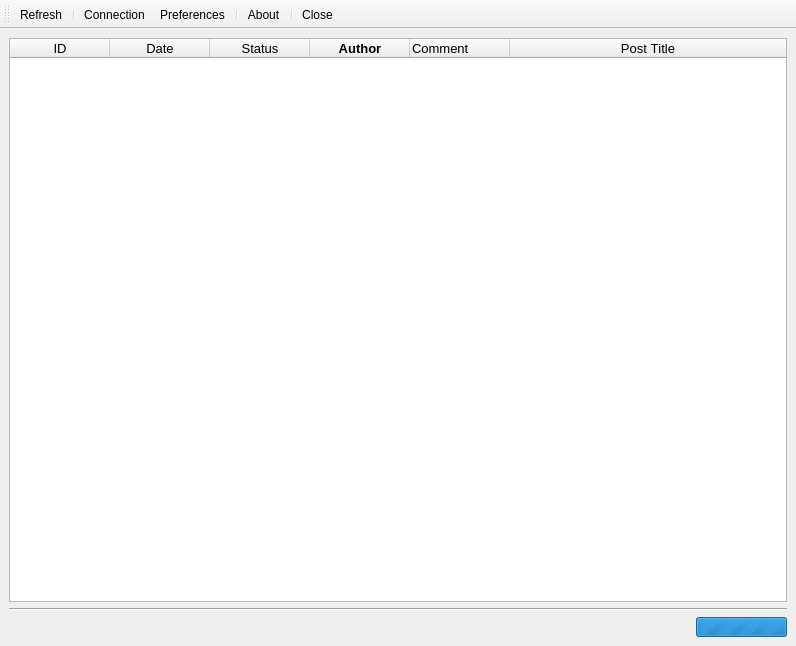
<?xml version="1.0" encoding="UTF-8"?>
<ui version="4.0">
 <class>mainWindow</class>
 <widget class="QMainWindow" name="mainWindow">
  <property name="enabled">
   <bool>true</bool>
  </property>
  <property name="geometry">
   <rect>
    <x>0</x>
    <y>0</y>
    <width>796</width>
    <height>646</height>
   </rect>
  </property>
  <property name="acceptDrops">
   <bool>false</bool>
  </property>
  <property name="windowTitle">
   <string>WordPress Comments Manager</string>
  </property>
  <property name="autoFillBackground">
   <bool>false</bool>
  </property>
  <widget class="QWidget" name="centralwidget">
   <layout class="QVBoxLayout" name="verticalLayout">
    <item>
     <widget class="QTableWidget" name="tblComments">
      <property name="enabled">
       <bool>true</bool>
      </property>
      <property name="sizePolicy">
       <sizepolicy hsizetype="Expanding" vsizetype="Expanding">
        <horstretch>0</horstretch>
        <verstretch>0</verstretch>
       </sizepolicy>
      </property>
      <property name="font">
       <font>
        <family>Arial</family>
        <pointsize>10</pointsize>
        <kerning>false</kerning>
       </font>
      </property>
      <property name="cursor" stdset="0">
       <cursorShape>PointingHandCursor</cursorShape>
      </property>
      <property name="toolTip">
       <string extracomment="Double-click to edit selected comment."/>
      </property>
      <property name="autoFillBackground">
       <bool>false</bool>
      </property>
      <property name="frameShape">
       <enum>QFrame::StyledPanel</enum>
      </property>
      <property name="frameShadow">
       <enum>QFrame::Sunken</enum>
      </property>
      <property name="lineWidth">
       <number>1</number>
      </property>
      <property name="midLineWidth">
       <number>0</number>
      </property>
      <property name="autoScroll">
       <bool>true</bool>
      </property>
      <property name="editTriggers">
       <set>QAbstractItemView::NoEditTriggers</set>
      </property>
      <property name="tabKeyNavigation">
       <bool>false</bool>
      </property>
      <property name="alternatingRowColors">
       <bool>true</bool>
      </property>
      <property name="selectionBehavior">
       <enum>QAbstractItemView::SelectRows</enum>
      </property>
      <property name="showGrid">
       <bool>true</bool>
      </property>
      <property name="gridStyle">
       <enum>Qt::NoPen</enum>
      </property>
      <property name="sortingEnabled">
       <bool>true</bool>
      </property>
      <property name="rowCount">
       <number>0</number>
      </property>
      <property name="columnCount">
       <number>6</number>
      </property>
      <attribute name="horizontalHeaderVisible">
       <bool>true</bool>
      </attribute>
      <attribute name="horizontalHeaderCascadingSectionResizes">
       <bool>true</bool>
      </attribute>
      <attribute name="horizontalHeaderDefaultSectionSize">
       <number>100</number>
      </attribute>
      <attribute name="horizontalHeaderHighlightSections">
       <bool>true</bool>
      </attribute>
      <attribute name="horizontalHeaderStretchLastSection">
       <bool>true</bool>
      </attribute>
      <attribute name="verticalHeaderVisible">
       <bool>false</bool>
      </attribute>
      <attribute name="verticalHeaderShowSortIndicator" stdset="0">
       <bool>true</bool>
      </attribute>
      <attribute name="verticalHeaderStretchLastSection">
       <bool>false</bool>
      </attribute>
      <attribute name="verticalHeaderVisible">
       <bool>false</bool>
      </attribute>
      <attribute name="horizontalHeaderStretchLastSection">
       <bool>true</bool>
      </attribute>
      <attribute name="horizontalHeaderCascadingSectionResizes">
       <bool>true</bool>
      </attribute>
      <attribute name="horizontalHeaderVisible">
       <bool>true</bool>
      </attribute>
      <attribute name="verticalHeaderShowSortIndicator" stdset="0">
       <bool>true</bool>
      </attribute>
      <attribute name="horizontalHeaderHighlightSections">
       <bool>true</bool>
      </attribute>
      <attribute name="verticalHeaderStretchLastSection">
       <bool>false</bool>
      </attribute>
      <attribute name="horizontalHeaderDefaultSectionSize">
       <number>100</number>
      </attribute>
      <column>
       <property name="text">
        <string>ID</string>
       </property>
      </column>
      <column>
       <property name="text">
        <string>Date</string>
       </property>
      </column>
      <column>
       <property name="text">
        <string>Status</string>
       </property>
      </column>
      <column>
       <property name="text">
        <string>Author</string>
       </property>
       <property name="toolTip">
        <string extracomment="Double-click to edit selected comment."/>
       </property>
       <property name="font">
        <font>
         <weight>75</weight>
         <bold>true</bold>
        </font>
       </property>
      </column>
      <column>
       <property name="text">
        <string>Comment</string>
       </property>
       <property name="textAlignment">
        <set>AlignLeft|AlignVCenter</set>
       </property>
      </column>
      <column>
       <property name="text">
        <string>Post Title</string>
       </property>
      </column>
     </widget>
    </item>
    <item>
     <layout class="QVBoxLayout" name="verticalLayout_2">
      <item>
       <widget class="Line" name="line">
        <property name="orientation">
         <enum>Qt::Horizontal</enum>
        </property>
       </widget>
      </item>
     </layout>
    </item>
    <item>
     <layout class="QHBoxLayout" name="horizontalLayout">
      <property name="spacing">
       <number>6</number>
      </property>
      <item>
       <widget class="QLabel" name="statusLabel">
        <property name="text">
         <string/>
        </property>
       </widget>
      </item>
      <item>
       <spacer name="horizontalSpacer">
        <property name="orientation">
         <enum>Qt::Horizontal</enum>
        </property>
        <property name="sizeHint" stdset="0">
         <size>
          <width>40</width>
          <height>20</height>
         </size>
        </property>
       </spacer>
      </item>
      <item>
       <widget class="QProgressBar" name="progressBar">
        <property name="enabled">
         <bool>true</bool>
        </property>
        <property name="sizePolicy">
         <sizepolicy hsizetype="Fixed" vsizetype="Ignored">
          <horstretch>0</horstretch>
          <verstretch>0</verstretch>
         </sizepolicy>
        </property>
        <property name="mouseTracking">
         <bool>false</bool>
        </property>
        <property name="autoFillBackground">
         <bool>false</bool>
        </property>
        <property name="maximum">
         <number>0</number>
        </property>
        <property name="value">
         <number>-1</number>
        </property>
        <property name="textVisible">
         <bool>false</bool>
        </property>
        <property name="orientation">
         <enum>Qt::Horizontal</enum>
        </property>
        <property name="invertedAppearance">
         <bool>false</bool>
        </property>
        <property name="textDirection">
         <enum>QProgressBar::TopToBottom</enum>
        </property>
        <property name="format">
         <string>loading...</string>
        </property>
       </widget>
      </item>
     </layout>
    </item>
   </layout>
  </widget>
  <widget class="QToolBar" name="toolBar">
   <property name="enabled">
    <bool>true</bool>
   </property>
   <property name="windowTitle">
    <string>toolBar</string>
   </property>
   <property name="toolTip">
    <string extracomment="Double click to edit comment."/>
   </property>
   <property name="toolButtonStyle">
    <enum>Qt::ToolButtonTextUnderIcon</enum>
   </property>
   <attribute name="toolBarArea">
    <enum>TopToolBarArea</enum>
   </attribute>
   <attribute name="toolBarBreak">
    <bool>false</bool>
   </attribute>
   <addaction name="actionRefresh"/>
   <addaction name="separator"/>
   <addaction name="actionConnection"/>
   <addaction name="actionPreferences"/>
   <addaction name="separator"/>
   <addaction name="actionAbout"/>
   <addaction name="separator"/>
   <addaction name="actionClose"/>
  </widget>
  <action name="actionRefresh">
   <property name="icon">
    <iconset>
     <normaloff>res/arrow_refresh.png</normaloff>res/arrow_refresh.png</iconset>
   </property>
   <property name="text">
    <string>Refresh</string>
   </property>
   <property name="toolTip">
    <string>Refresh Comment list</string>
   </property>
  </action>
  <action name="actionConnection">
   <property name="icon">
    <iconset>
     <normaloff>res/connect.png</normaloff>res/connect.png</iconset>
   </property>
   <property name="text">
    <string>Connection</string>
   </property>
   <property name="toolTip">
    <string>Edit Connection</string>
   </property>
  </action>
  <action name="actionPreferences">
   <property name="icon">
    <iconset>
     <normaloff>res/cog_edit.png</normaloff>res/cog_edit.png</iconset>
   </property>
   <property name="text">
    <string>Preferences</string>
   </property>
   <property name="toolTip">
    <string>Edit Preferences</string>
   </property>
  </action>
  <action name="actionAbout">
   <property name="icon">
    <iconset>
     <normaloff>res/information.png</normaloff>res/information.png</iconset>
   </property>
   <property name="text">
    <string>About</string>
   </property>
   <property name="toolTip">
    <string>About WPC Desk</string>
   </property>
  </action>
  <action name="actionClose">
   <property name="icon">
    <iconset>
     <normaloff>res/door_in.png</normaloff>res/door_in.png</iconset>
   </property>
   <property name="text">
    <string>Close</string>
   </property>
   <property name="toolTip">
    <string>Close</string>
   </property>
  </action>
 </widget>
 <resources/>
 <connections>
  <connection>
   <sender>actionClose</sender>
   <signal>activated()</signal>
   <receiver>mainWindow</receiver>
   <slot>close()</slot>
   <hints>
    <hint type="sourcelabel">
     <x>-1</x>
     <y>-1</y>
    </hint>
    <hint type="destinationlabel">
     <x>396</x>
     <y>309</y>
    </hint>
   </hints>
  </connection>
 </connections>
</ui>
